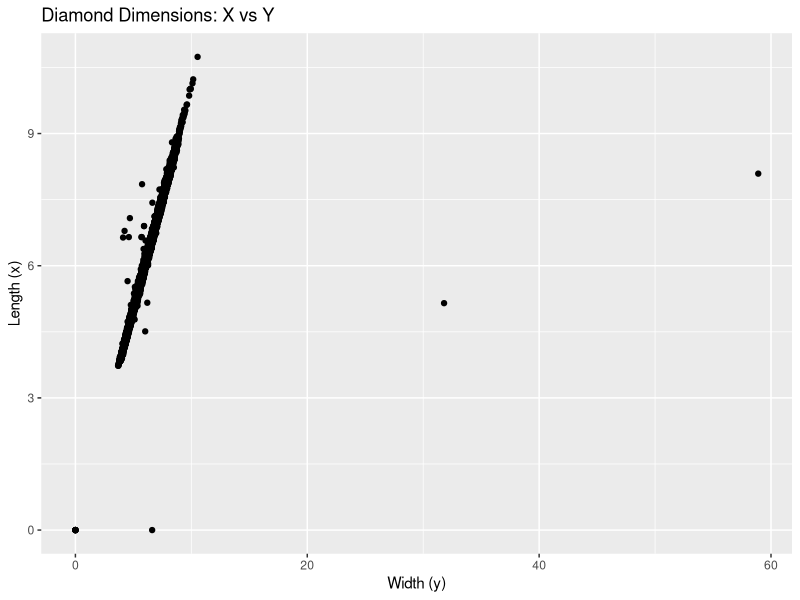
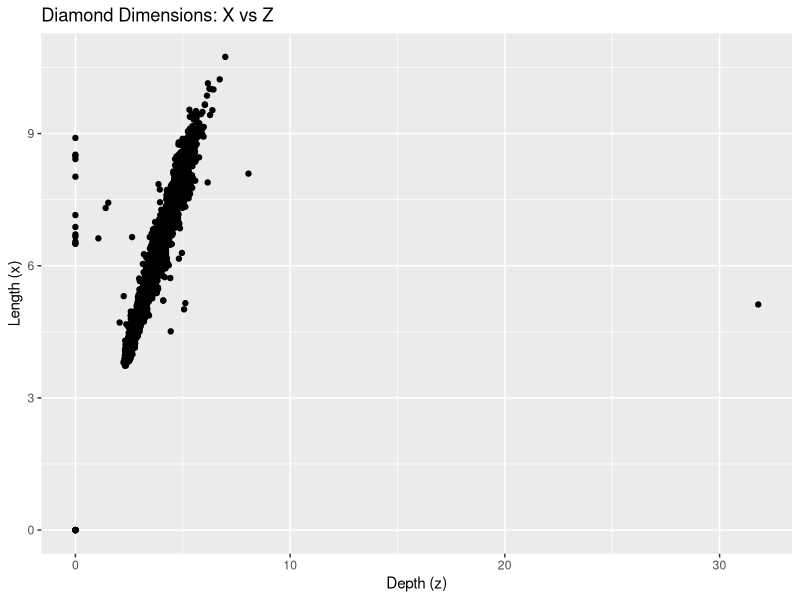
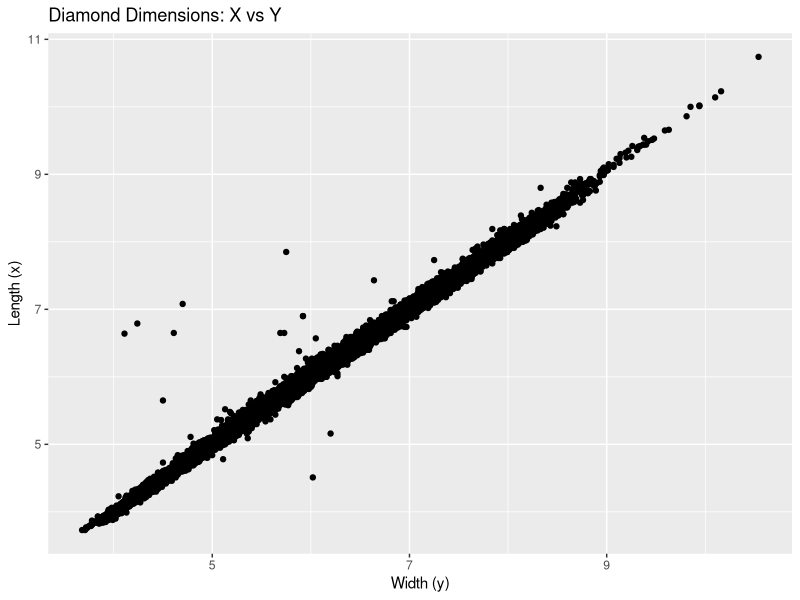
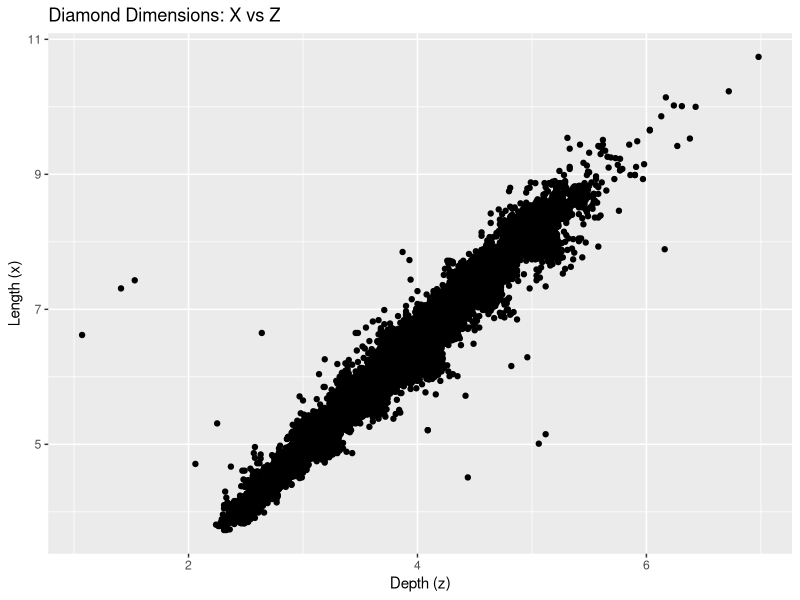

R code for these plots, in order:
## ---- chunk 1
library(tidyverse)
#glimpse(diamonds)
## ---- chunk 2
diamonds %>%
  group_by(cut) %>%
  count()
## ---- chunk 3
subset_diamonds <- sample_frac(diamonds, 0.01)
head(subset_diamonds)
## ---- chunk 4
diamonds %>%
  group_by(clarity) %>%
  count()
#Large diamonds
large_diamonds <- diamonds %>%
  arrange(desc(carat)) %>%
  group_by(clarity) %>%
  slice(1:100)
large_diamonds
#Calculate average size
large_diamonds %>%
  group_by(clarity) %>%
  summarise(average.size = mean(carat, na.rm = T))
## ---- chunk 5
ggplot(diamonds) +
  geom_point(aes(x = y, y = x)) +
  labs(title = "Diamond Dimensions: X vs Y", x = "Width (y)", y = "Length (x)")
ggplot(diamonds) +
  geom_point(aes(x = z, y = x)) +
  labs(title = "Diamond Dimensions: X vs Z", x = "Depth (z)", y = "Length (x)")
#Note that there are suspicious data points
## ---- chunk 6
# X vs Y
diamonds_xy <- diamonds %>%
  filter(x > 3 & y < 20)
ggplot(diamonds_xy) +
  geom_point(aes(x = y, y = x)) +
  labs(title = "Diamond Dimensions: X vs Y", x = "Width (y)", y = "Length (x)")
#  X vs Z
diamond_xz <- diamonds %>%
  filter(x > 3 & z < 8 & z > 1)
ggplot(diamond_xz) +
  geom_point(aes(x = z, y = x)) +
  labs(title = "Diamond Dimensions: X vs Z", x = "Depth (z)", y = "Length (x)")
